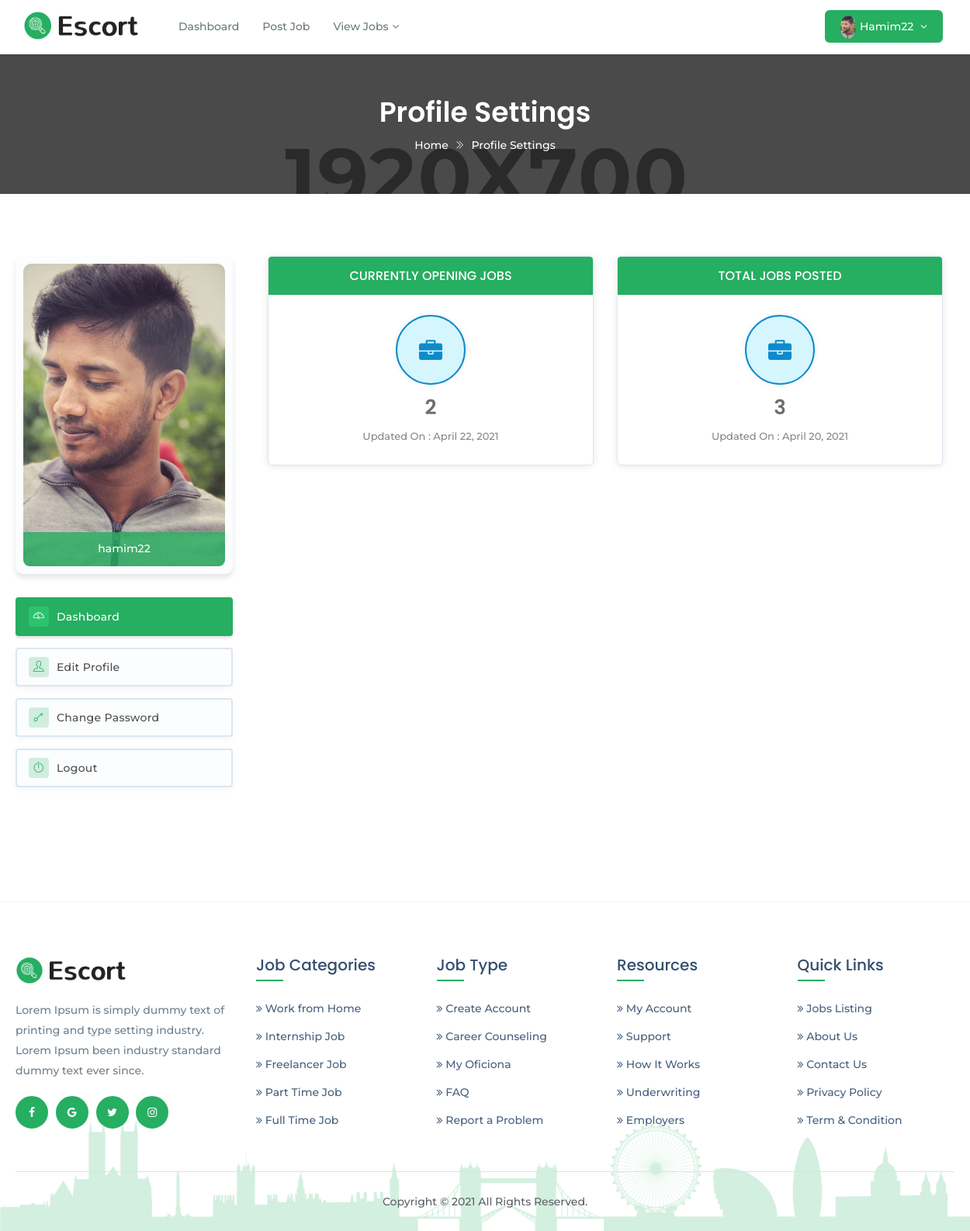
The app's page /account/recruiterdashboard/ (signed in), older data.
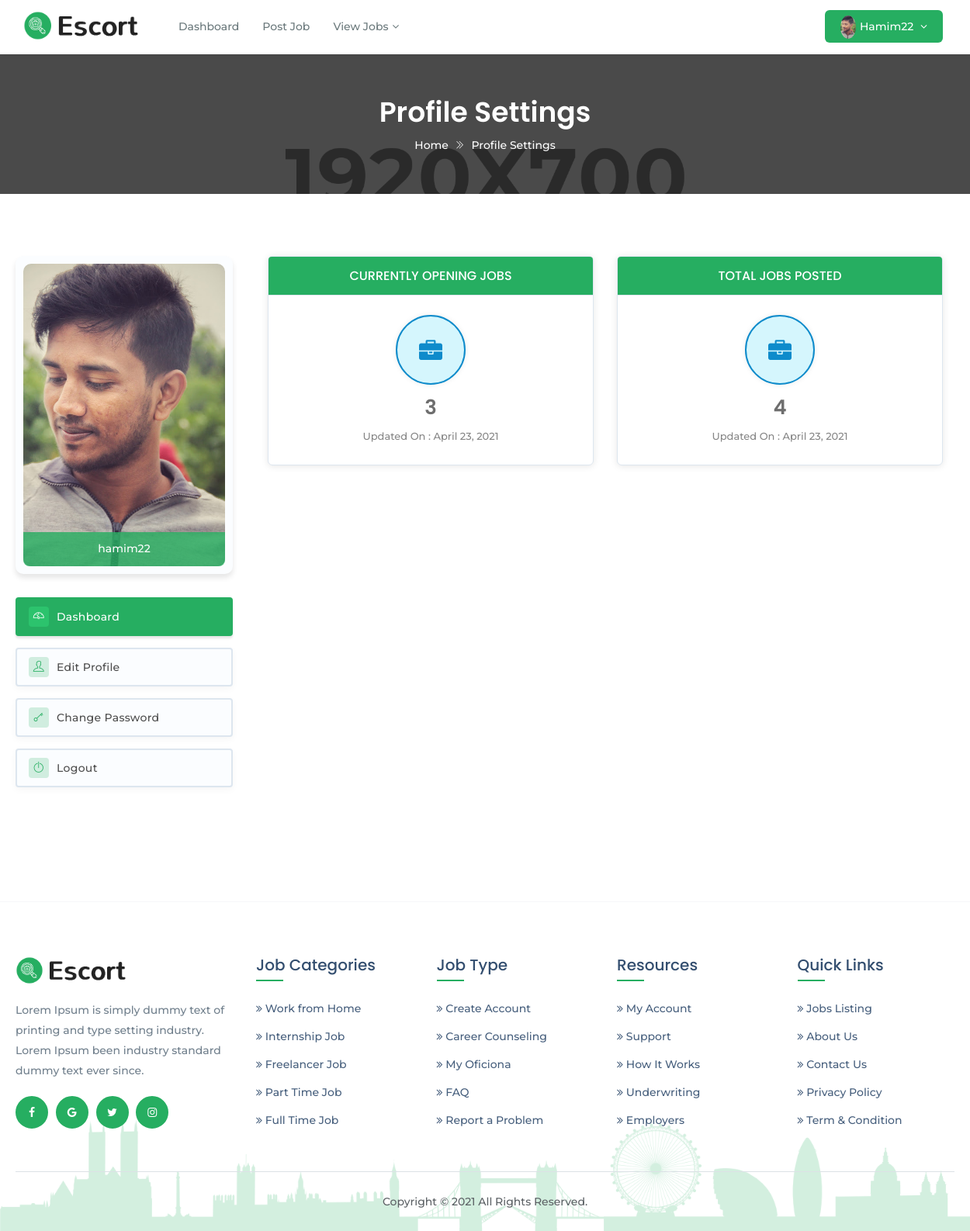
The same page, newer data.
### cvrecommender/models.py (models this page shows, shortened)
class Job(models.Model):
    title = models.CharField(max_length=200)
    slug = models.SlugField(max_length=200, blank=True,
                            help_text='You may keep it blank')
    company_name = models.CharField(max_length=200)
    starting_date = models.DateField(blank=True, null=True)
    deadline = models.DateField(blank=True, null=True)
    salary = models.PositiveIntegerField()
    vacancy = models.PositiveSmallIntegerField(
        validators=[MinValueValidator(1), MaxValueValidator(50)])
    job_category = models.CharField(max_length=50, choices=JOB_CATEGORY)
    job_type = models.CharField(max_length=20, choices=JOB_TYPE)
    email = models.EmailField(max_length=254,)
    phone = models.CharField(max_length=11, blank=True, null=True)
    company_website = models.URLField()
    logo = models.ImageField(null=True, blank=True)
    address = models.TextField(max_length=200)
    division = models.CharField(max_length=15, choices=CITY)
    description = models.TextField()
    responsibility = models.TextField()
    min_education = models.CharField(max_length=20, choices=EDU)
    cgpa = models.DecimalField(max_digits=3, decimal_places=2)
    experience = models.PositiveSmallIntegerField(
        validators=[MinValueValidator(0), MaxValueValidator(15)])
    skill_req = models.TextField(help_text='Input skills with comma')
    skill_bonus = models.CharField(
        max_length=255, blank=True, null=True, help_text='Input skills with comma')
    status = models.CharField(max_length=20, choices=STATUS)
    publish = models.DateField(auto_now_add=True)
    last_modified = models.DateField(auto_now=True)
    recruiter = models.ForeignKey('account.Recruiter',
                                  on_delete=models.CASCADE,
                                  related_name='jobs')
    applicant = models.ManyToManyField('account.Applicant',
                                       related_name='jobs', blank=True)
    objects = models.Manager()         # default manager
    published = PublishedManager()    # custom manager for all published job post

### custom_decorators/custom_decorator.py (the view)
        def wrapper_function(request, *args, **kwargs):
            group = None
            if request.user.groups.exists():
                group = request.user.groups.all()[0].name
                if group in allowed_group:
                    return view_function(request, *args, **kwargs)
                else:
                    if group == 'applicant':
                        return redirect('applicantdashboard')
                    elif group == 'recruiter':
                        return redirect('recruiterdashboard')
            else:
                return redirect('login')

### account/views.py (called while the page is built)
@login_required(login_url='login')
@allowed_users(allowed_group=['recruiter'])
def recruiterdashboard(request):
    total = Job.objects.filter(recruiter=request.user.recruiter).count()
    current = Job.published.filter(recruiter=request.user.recruiter).count()
    if total > 0:
        last_published = Job.published.filter(recruiter=request.user.recruiter)\
            .latest('publish')
        last_edited = Job.objects.filter(recruiter=request.user.recruiter)\
            .latest('last_modified')
    else:
        last_published = date.today()
        last_edited = date.today()
    context = {'total': total, 'current': current,
               'last_edited': last_edited, 'last_published': last_published}
    return render(request, 'registration/recruiter_dashboard.html', context)

### cvrecommender/models.py (called while the page is built)
    def get_queryset(self):
        return super(PublishedManager, self).get_queryset()\
                                            .filter(status='publish')

### account/templates/registration/recruiter_dashboard.html (shortened to what the changed rows need)
{% load static %}
<!DOCTYPE html>
<html class="no-js" lang="zxx">
<head>
<link href="{% static 'assets/plugins/bootstrap/css/bootstrap.min.css' %}" rel="stylesheet">
<link href="{% static 'assets/plugins/icons/css/icons.css' %}" rel="stylesheet">
<link href="{% static 'assets/plugins/animate/animate.css' %}" rel="stylesheet">
<link href="{% static 'assets/plugins/aos-master/aos.css' %}" rel="stylesheet">
<link href="{% static 'assets/plugins/bootstrap/css/bootsnav.css' %}" rel="stylesheet">
<link href="{% static 'assets/plugins/nice-select/css/nice-select.css' %}" rel="stylesheet">
<link href="{% static 'assets/plugins/date-dropper/datedropper.css' %}" rel="stylesheet">
<link href="{% static 'assets/css/style.css' %}" rel="stylesheet">
<link href="{% static 'assets/css/responsive.css' %}" rel="stylesheet">
</head>
<body class="utf_skin_area">
<div class="page-title">
  <div class="container">
    <div class="page-caption">
      <h2>Profile Settings</h2>
    </div>
  </div>
</div>
<section class="padd-top-80 padd-bot-80">
  <div class="container">
    <div class="row">
	  <div class="col-md-9">
        <div id="dashboard_listing_blcok">
		  <div class="col-md-6 col-sm-6">
			<div class="statusbox">
			  <div class="statusbox-content">
				<p class="ic_status_item ic_col_one"><i class="fa fa-briefcase"></i></p>
				<h2>{{ current }}</h2>
				<span>Updated On : {{ last_edited.last_modified }}</span>
			  </div>
			</div>
		  </div>
		  <div class="col-md-6 col-sm-6">
			<div class="statusbox">
			  <div class="statusbox-content">
				<p class="ic_status_item ic_col_one"><i class="fa fa-briefcase"></i></p>
				<h2>{{ total }}</h2>
				<span>Updated On : {{ last_published.publish }}</span>
			  </div>
			</div>
		  </div>
		</div>
      </div>
    </div>
  </div>
</section>
</body>
</html>

Row changes from the older to the newer data that the page shows:
no longer on this page (row edited): Job: last_modified "April 22, 2021"
added Job: publish "April 23, 2021"
Text that changed along with them:
{{ current }}: "2" → "3"
{{ last_edited.last_modified }}: "April 22, 2021" → "April 23, 2021"
{{ total }}: "3" → "4"
{{ last_published.publish }}: "April 20, 2021" → "April 23, 2021"
